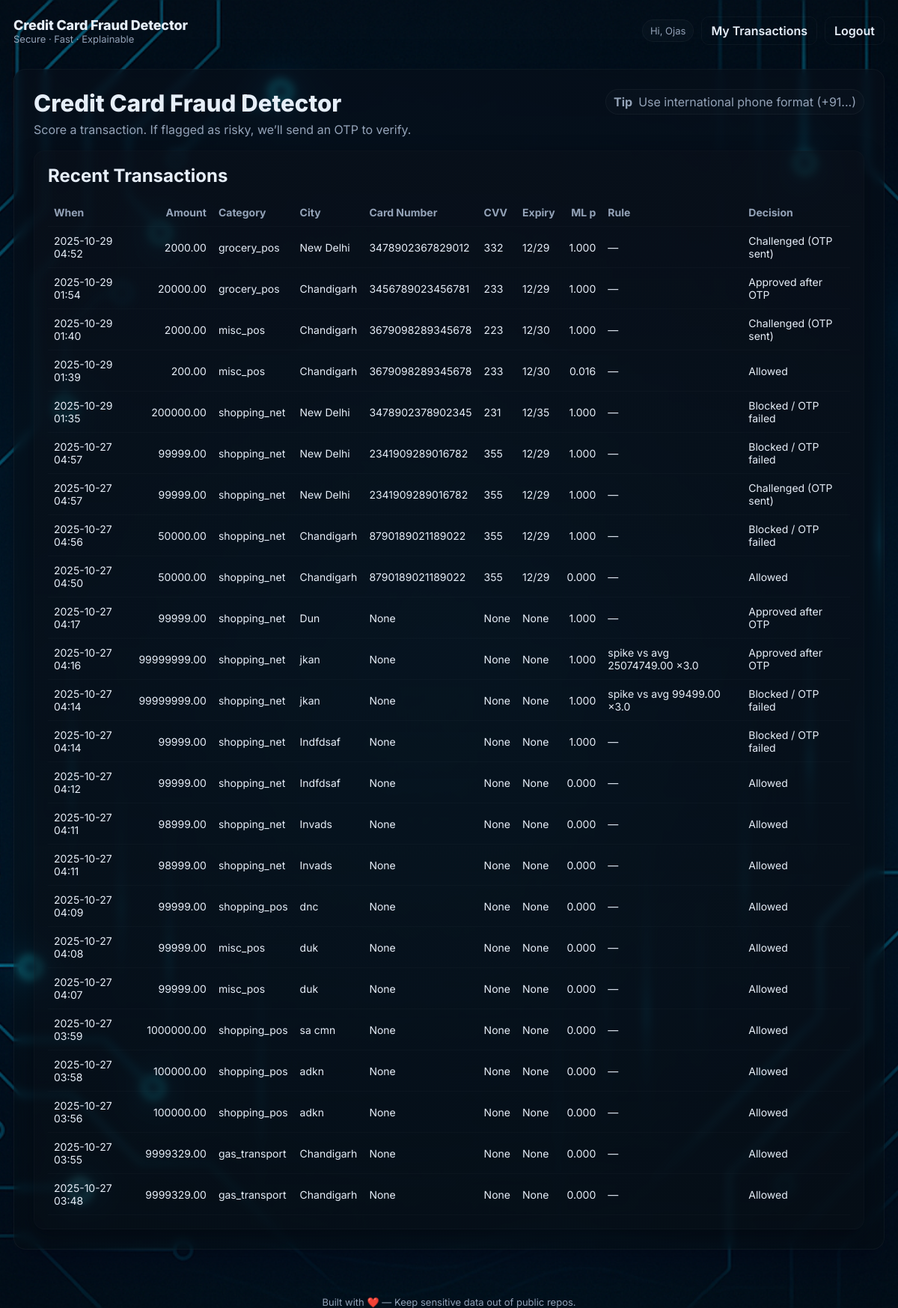
Page /transactions/ (signed in) on the committed database.
### fraud/models.py (models this page shows, shortened)
class Transaction(models.Model):
    DECISION_CHOICES = [
        ("allowed", "Allowed"),
        ("challenge", "Challenged (OTP sent)"),
        ("approved", "Approved after OTP"),
        ("blocked", "Blocked / OTP failed"),
    ]
    user = models.ForeignKey(User, on_delete=models.CASCADE, related_name="txns")
    category = models.CharField(max_length=64)
    amt = models.DecimalField(max_digits=12, decimal_places=2)
    city = models.CharField(max_length=100)
    card_number = models.CharField(max_length=16, null=True, blank=True)
    cvv = models.CharField(max_length=4, null=True, blank=True)
    expiry_date = models.CharField(max_length=7, null=True, blank=True)  # Format: MM/YYYY
    hour = models.PositiveSmallIntegerField()
    dow = models.PositiveSmallIntegerField()
    created_at = models.DateTimeField(auto_now_add=True)
    ml_prob = models.FloatField(null=True, blank=True)
    rule_avg_last_n = models.FloatField(null=True, blank=True)
    rule_multiplier_used = models.FloatField(null=True, blank=True)
    rule_delta_used = models.FloatField(null=True, blank=True)
    rule_flag = models.BooleanField(default=False)
    otp_required = models.BooleanField(default=False)
    otp_id = models.CharField(max_length=64, null=True, blank=True)
    otp_verified = models.BooleanField(default=False)
    final_decision = models.CharField(
        max_length=20, choices=DECISION_CHOICES, default="allowed"
    )
    notes = models.TextField(blank=True)
    class Meta:
        ordering = ["-created_at"]

### fraud/views.py (the view)
# urls.py: path("transactions/", transactions_view, name="transactions"),
@login_required
def transactions_view(request):
    txns = Transaction.objects.filter(user=request.user).order_by("-created_at")[:50]
    return render(request, "transactions.html", {"txns": txns})

### fraud/templates/transactions.html (shortened to what this page needs)
{% extends "base.html" %}
{% block content %}
<div class="card">
  <h2 style="margin-top:0;">Recent Transactions</h2>
  <div style="overflow-x:auto; margin-top:8px;">
    <table>
      <thead>
        <tr>
          <th align="left">When</th>
          <th align="right">Amount</th>
          <th align="left">Category</th>
          <th align="left">City</th>
          <th align="left">Card Number</th>
          <th align="left">CVV</th>
          <th align="left">Expiry</th>
          <th align="right">ML p</th>
          <th align="left">Rule</th>
          <th align="left">Decision</th>
        </tr>
      </thead>
      <tbody>
      {% for t in txns %}
        <tr>
          <td>{{ t.created_at|date:"Y-m-d H:i" }}</td>
          <td align="right">{{ t.amt }}</td>
          <td>{{ t.category }}</td>
          <td>{{ t.city }}</td>
          <td>{{ t.card_number }}</td>
          <td>{{ t.cvv }}</td>
          <td>{{ t.expiry_date }}</td>
          <td align="right">{{ t.ml_prob|floatformat:3 }}</td>
          <td>
            {% if t.rule_flag %}
              spike vs avg {{ t.rule_avg_last_n|floatformat:2 }} ×{{ t.rule_multiplier_used|floatformat:1 }}
            {% else %}
              —
            {% endif %}
          </td>
          <td>{{ t.get_final_decision_display }}</td>
        </tr>
      {% empty %}
        <tr><td colspan="10" class="muted">No transactions yet.</td></tr>
      {% endfor %}
      </tbody>
    </table>
  </div>
</div>
{% endblock %}

### fraud/templates/base.html (shortened to what this page needs)
{% load static %}
<!DOCTYPE html>
<html lang="en">
<head>
  <link rel="stylesheet" href="{% static 'css/style.css' %}">
</head>
<body>
  <header class="topbar container">
    <div class="brand-area">
      <span class="brand">Credit Card Fraud Detector</span>
      <div class="muted small">Secure · Fast · Explainable</div>
    </div>
    <nav class="nav">
      {% if request.user.is_authenticated %}
        <span class="tag">Hi, {{ request.user.username }}</span>
        <a class="btn" href="{% url 'transactions' %}">My Transactions</a>
        <a class="btn" href="#" id="logoutBtn">Logout</a>
      {% else %}
        <a class="btn btn-primary" href="{% url 'register' %}">Register</a>
        <a class="btn" href="{% url 'login' %}">Login</a>
      {% endif %}
    </nav>
  </header>
  <main class="container" style="padding-top:18px; padding-bottom:36px;">
    <section class="panel">
      <div class="header-hero">
        <div>
          <h1>Credit Card Fraud Detector</h1>
          <p class="sub">
            {% if request.user.is_authenticated %}
              Score a transaction. If flagged as risky, we’ll send an OTP to verify.
            {% else %}
              Create an account or login to use the Credit Card Fraud Detection system.
            {% endif %}
          </p>
        </div>
        <div class="help-pill">
          <span class="pill"><strong>Tip</strong> Use international phone format (+91...)</span>
        </div>
      </div>
      {% block content %}{% endblock %}
    </section>
  </main>
  <footer class="page-footer container">
    <div class="muted small">Built with ❤️ — Keep sensitive data out of public repos.</div>
  </footer>
</body>
</html>

### fraud/static/css/style.css (style rules this page uses)
:root { --bg:#071226; --panel:#0b1220; --card:#0f1724; --muted:#94a3b8; --text:#e6eef8; --brand:#3b82f6; --glass: rgba(255,255,255,0.02); --glass-strong: rgba(255,255,255,0.03); --ok:#10b981; --err:#ef4444; --border: rgba(255,255,255,0.04); }
* { box-sizing:border-box }
html,body { height:100% }
body { margin:0; font-family:'Inter', ui-sans-serif, system-ui, -apple-system, "Segoe UI", Roboto, "Helvetica Neue", Arial; color:var(--text); background-color:var(--bg); -webkit-font-smoothing:antialiased; min-height:100dvh; padding:22px 18px; }
.container { max-width:1180px; margin:0 auto; }
.topbar { display:flex; align-items:center; justify-content:space-between; gap:12px; margin-bottom:14px; }
.brand-area .brand { font-weight:800; letter-spacing:-0.01em; font-size:18px; display:block; }
.small { font-size:13px }
.muted { color:var(--muted) }
.nav { display:flex; gap:10px; align-items:center; }
.btn { appearance:none; border:1px solid var(--border); background:transparent; color:var(--text); padding:8px 12px; border-radius:10px; cursor:pointer; font-weight:600; text-decoration:none; display:inline-flex; align-items:center; gap:8px; transition: transform .06s ease, background .12s ease, border-color .12s ease, box-shadow .12s ease; }
.tag { padding:6px 10px; border-radius:999px; font-size:13px; border:1px solid var(--border); background:var(--glass); color:var(--muted); }
.panel { backdrop-filter: blur(6px); background: linear-gradient(180deg, rgba(8,14,25,0.6), rgba(8,12,18,0.35)); border:1px solid var(--border); border-radius:16px; padding:26px; box-shadow: 0 20px 50px rgba(2,6,23,0.55); }
.header-hero { display:flex; justify-content:space-between; align-items:flex-start; gap:16px; margin-bottom:18px; }
.header-hero h1 { margin:0; font-size:clamp(22px, 2.6vw, 34px); font-weight:800; }
.sub { color:var(--muted); margin:6px 0 0 0; }
.pill { display:inline-flex; align-items:center; gap:8px; padding:6px 10px; border-radius:999px; background:rgba(255,255,255,0.02); border:1px solid var(--border); color:var(--muted) }
.help-pill .pill { background:rgba(255,255,255,0.015); }
.card { background: linear-gradient(180deg, rgba(10,16,26,0.6), rgba(9,14,22,0.45)); border-radius:14px; padding:18px; border:1px solid rgba(255,255,255,0.02); box-shadow: 0 8px 24px rgba(3,6,12,0.55); }
h2, h3, h4 { margin:0 0 8px 0; font-weight:700 }
table { width:100%; border-collapse:collapse; margin-top:8px }
th, td { padding:10px 8px; border-bottom:1px solid rgba(255,255,255,0.02); font-size:14px }
thead th { color:var(--muted); font-weight:700; text-transform:none }
.page-footer { margin-top:26px; color:var(--muted); font-size:13px; text-align:center }

### rows in the picture
Transaction: created_at "2025-10-29 04:52", amt "2000.00", category "grocery_pos", city "New Delhi", card_number "3478902367829012", cvv "332", expiry_date "12/29", ml_prob "1.000", final_decision "Challenged (OTP sent)"
Transaction: created_at "2025-10-29 01:54", amt "20000.00", category "grocery_pos", city "Chandigarh", card_number "3456789023456781", cvv "233", expiry_date "12/29", ml_prob "1.000", final_decision "Approved after OTP"
Transaction: created_at "2025-10-29 01:40", amt "2000.00", category "misc_pos", city "Chandigarh", card_number "3679098289345678", cvv "223", expiry_date "12/30", ml_prob "1.000", final_decision "Challenged (OTP sent)"
Transaction: created_at "2025-10-29 01:39", amt "200.00", category "misc_pos", city "Chandigarh", card_number "3679098289345678", cvv "233", expiry_date "12/30", ml_prob "0.016", final_decision "Allowed"
Transaction: created_at "2025-10-29 01:35", amt "200000.00", category "shopping_net", city "New Delhi", card_number "3478902378902345", cvv "231", expiry_date "12/35", ml_prob "1.000", final_decision "Blocked / OTP failed"
Transaction: created_at "2025-10-27 04:57", amt "99999.00", category "shopping_net", city "New Delhi", card_number "2341909289016782", cvv "355", expiry_date "12/29", ml_prob "1.000", final_decision "Blocked / OTP failed"
Transaction: created_at "2025-10-27 04:57", amt "99999.00", category "shopping_net", city "New Delhi", card_number "2341909289016782", cvv "355", expiry_date "12/29", ml_prob "1.000", final_decision "Challenged (OTP sent)"
Transaction: created_at "2025-10-27 04:56", amt "50000.00", category "shopping_net", city "Chandigarh", card_number "8790189021189022", cvv "355", expiry_date "12/29", ml_prob "1.000", final_decision "Blocked / OTP failed"
Transaction: created_at "2025-10-27 04:50", amt "50000.00", category "shopping_net", city "Chandigarh", card_number "8790189021189022", cvv "355", expiry_date "12/29", ml_prob "0.000", final_decision "Allowed"
Transaction: created_at "2025-10-27 04:17", amt "99999.00", category "shopping_net", city "Dun", card_number "None", cvv "None", expiry_date "None", ml_prob "1.000", final_decision "Approved after OTP"
Transaction: created_at "2025-10-27 04:16", amt "99999999.00", category "shopping_net", city "jkan", card_number "None", cvv "None", expiry_date "None", ml_prob "1.000", rule_avg_last_n "25074749.00", rule_multiplier_used "3.0", final_decision "Approved after OTP"
Transaction: created_at "2025-10-27 04:14", amt "99999999.00", category "shopping_net", city "jkan", card_number "None", cvv "None", expiry_date "None", ml_prob "1.000", rule_avg_last_n "99499.00", rule_multiplier_used "3.0", final_decision "Blocked / OTP failed"
Transaction: created_at "2025-10-27 04:14", amt "99999.00", category "shopping_net", city "Indfdsaf", card_number "None", cvv "None", expiry_date "None", ml_prob "1.000", final_decision "Blocked / OTP failed"
Transaction: created_at "2025-10-27 04:12", amt "99999.00", category "shopping_net", city "Indfdsaf", card_number "None", cvv "None", expiry_date "None", ml_prob "0.000", final_decision "Allowed"
Transaction: created_at "2025-10-27 04:11", amt "98999.00", category "shopping_net", city "Invads", card_number "None", cvv "None", expiry_date "None", ml_prob "0.000", final_decision "Allowed"
Transaction: created_at "2025-10-27 04:11", amt "98999.00", category "shopping_net", city "Invads", card_number "None", cvv "None", expiry_date "None", ml_prob "0.000", final_decision "Allowed"
Transaction: created_at "2025-10-27 04:09", amt "99999.00", category "shopping_pos", city "dnc", card_number "None", cvv "None", expiry_date "None", ml_prob "0.000", final_decision "Allowed"
Transaction: created_at "2025-10-27 04:08", amt "99999.00", category "misc_pos", city "duk", card_number "None", cvv "None", expiry_date "None", ml_prob "0.000", final_decision "Allowed"
Transaction: created_at "2025-10-27 04:07", amt "99999.00", category "misc_pos", city "duk", card_number "None", cvv "None", expiry_date "None", ml_prob "0.000", final_decision "Allowed"
Transaction: created_at "2025-10-27 03:59", amt "1000000.00", category "shopping_pos", city "sa cmn", card_number "None", cvv "None", expiry_date "None", ml_prob "0.000", final_decision "Allowed"
Transaction: created_at "2025-10-27 03:58", amt "100000.00", category "shopping_pos", city "adkn", card_number "None", cvv "None", expiry_date "None", ml_prob "0.000", final_decision "Allowed"
Transaction: created_at "2025-10-27 03:56", amt "100000.00", category "shopping_pos", city "adkn", card_number "None", cvv "None", expiry_date "None", ml_prob "0.000", final_decision "Allowed"
Transaction: created_at "2025-10-27 03:55", amt "9999329.00", category "gas_transport", city "Chandigarh", card_number "None", cvv "None", expiry_date "None", ml_prob "0.000", final_decision "Allowed"
Transaction: created_at "2025-10-27 03:48", amt "9999329.00", category "gas_transport", city "Chandigarh", card_number "None", cvv "None", expiry_date "None", ml_prob "0.000", final_decision "Allowed"

### other values in the picture
{{ request.user.username }} "Ojas"
